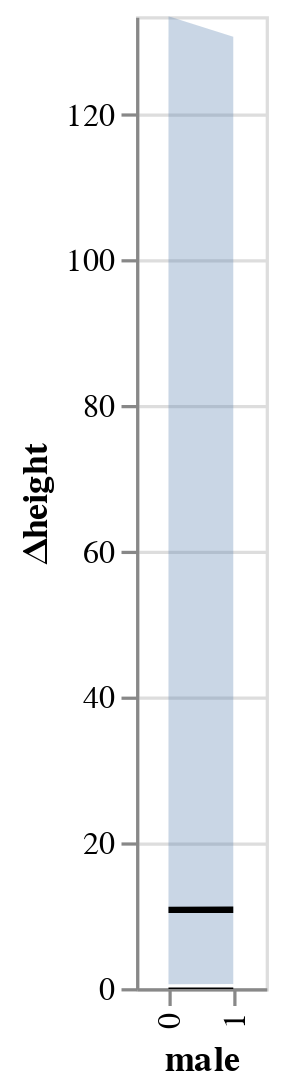

The code cell stored with this chart in its notebook:
### Code cell
br.plot(x='male', add_data=False)

### Figure 1 — Vega-Lite specification as saved in the notebook (floating-point values rounded to 4 significant figures)
{"config": {"view": {"continuousWidth": 400, "continuousHeight": 300}}, "layer": [{"mark": {"type": "errorband", "clip": true}, "encoding": {"x": {"type": "ordinal", "field": "male"}, "y": {"type": "quantitative", "axis": {"orient": "left", "title": ""}, "field": "lower interval", "scale": {"domain": [0, 133.5], "zero": true}}, "y2": {"field": "higher interval"}}}, {"mark": {"type": "line", "clip": true, "color": "black", "fill": null, "point": false, "size": 2}, "encoding": {"x": {"type": "ordinal", "field": "male"}, "y": {"type": "quantitative", "aggregate": "mean", "axis": {"orient": "left"}, "field": "center interval", "scale": {"domain": [0, 133.5], "zero": true}, "title": "Δheight"}}}, {"mark": {"type": "line", "color": "black", "opacity": 1, "size": 0.5}, "encoding": {"x": {"type": "ordinal", "field": "male"}, "y": {"type": "quantitative", "axis": {"orient": "left", "title": ""}, "field": "zero", "scale": {"domain": [0, 133.5], "zero": true}}}}], "data": {"name": "data-af0f9fc2c7e073be01796b8cf1d56db4"}, "$schema": "https://vega.github.io/schema/vega-lite/v4.8.1.json", "datasets": {"data-af0f9fc2c7e073be01796b8cf1d56db4": [{"combined_condition": 0, "higher interval": 133.5, "lower interval": 0.5273, "center interval": 10.76, "higher interval75": 61.62, "lower interval75": 1.815, "male": 0.0, "zero": 0}, {"combined_condition": 1, "higher interval": 130.7, "lower interval": 0.5602, "center interval": 10.76, "higher interval75": 60.57, "lower interval75": 1.824, "male": 1.0, "zero": 0}]}}
